Frame 1 (no input): blank canvas, image omitted
Frame 60 (the mouse pressed at the canvas centre just before this capture): blank canvas, image omitted
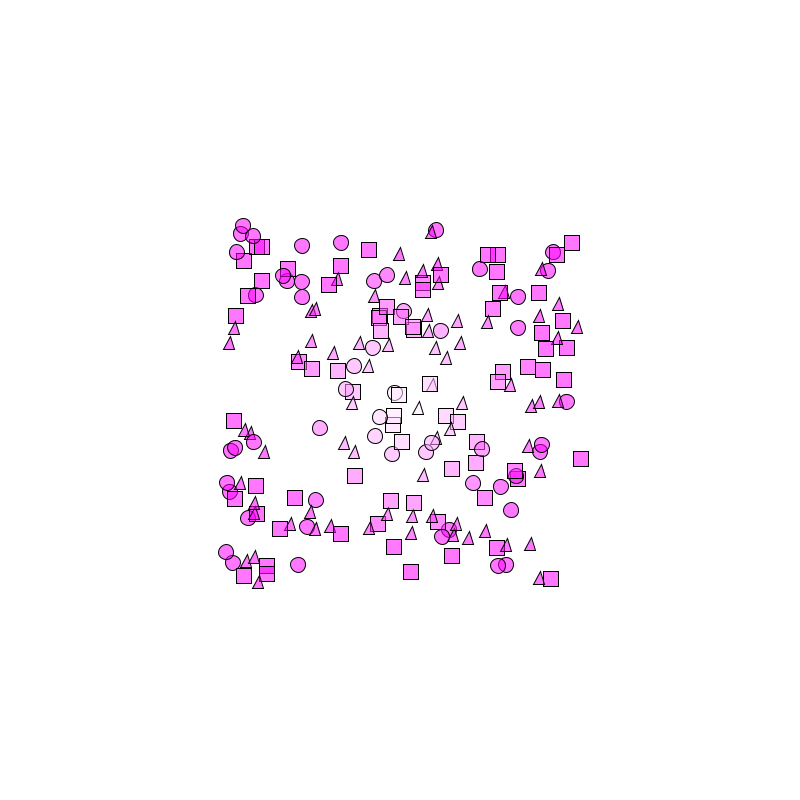
Frame 120 (the mouse held since frame 60 and released just before this capture)

The Processing sketch whose frames 1 and 60 were blank and that drew this single picture after the mouse press (run headless with seeded random() and noise(); from frame 60 on, the mouse is pressed at the canvas centre):

// Processing sketch: sketch_4_2
// ── sketch_4_2.pde
/*Antoine Moghaddar(s1880241) and Sven Bormans(s2154900) 
 Based on code of Daniel Shiffman 
 */

//import library
import java.util.Iterator;

//describe classes
ParticleSystem ps;

ArrayList<ParticleSystem> systems;
boolean explosion;

void setup() {
  size(800, 800);
  //define arraylist
  systems = new ArrayList<ParticleSystem>();
}

void draw() {
  background(255);

  // For each Particle ps in particleSystem, run that Particle ps
  for (ParticleSystem ps : systems) {
    ps.run();
    ps.addParticle();
  }
}
void mousePressed() {
  //if mouseClicked set boolean and add new ps
  explosion = true;
  systems.add(new ParticleSystem());
}

// ── Particle.pde
class Particle {
  //describe var
  PVector locOriginal;
  PVector loc;
  PVector velocity;
  float lifeParticle;
  int choose2DObject;

  Particle(PVector startLocation) {
    //define var
    velocity = new PVector(random(-3, 3), random(-3, 3));
    loc = startLocation.copy();
    locOriginal = startLocation.copy();
    lifeParticle = 255.0;
    choose2DObject = int(random(3));
  }

  //combine 2 voids to 1 void
  void run() {
    update();
    display();
  }

  //update of the particle location and color
  void update() {
    loc.add(velocity);
    lifeParticle -= 2;
    float colorChangeMapped = map(-dist(loc.x, loc.y, locOriginal.x, locOriginal.y), -144, 0, 0, 255);
    float colorChangeMappedFlipped = map(dist(loc.x, loc.y, locOriginal.x, locOriginal.y), -144, 0, 0, 255);
    fill(255, colorChangeMapped, colorChangeMappedFlipped, lifeParticle);
  }

  void display() {
    stroke(0, lifeParticle*2); // disappearing stroke
    //define the 2D-Object
    if (choose2DObject == 0) {
      ellipse(loc.x, loc.y, 15, 15);
    } else if (choose2DObject ==1) {
      rect(loc.x, loc.y, 15, 15);
    } else if (choose2DObject ==2) {
      triangle(loc.x, loc.y+13, loc.x+7, loc.y, loc.x+11, loc.y+13);
    }
  }

  //boolean for particle to die
  boolean isGone() {
    if (lifeParticle < 0.0) {
      return true;
    } else {
      return false;
    }
  }
}

// ── ParticleSystem.pde
class ParticleSystem {
  //describe var
  ArrayList<Particle> particles;
  PVector origin;

  //constructor + define var
  ParticleSystem() {
    particles = new ArrayList<Particle>();
  }
  
  //make multiples particles
  void addParticle() {  
    //if explosion is true make 200 new particles on place of mouse
    if (explosion) {
      origin = new PVector(mouseX, mouseY);
      for (int i = 0; i<200; i++) {
        particles.add(new Particle(origin));
      }
    }
    //return false
    explosion= false;
  }

  //make the particles and delete the older particles
  void run() {
    Iterator<Particle> it =
      particles.iterator();
    while (it.hasNext()) {
      Particle p = it.next();
      p.run();
      if (p.isGone()) {
        it.remove();
      }
    }
  }
}
